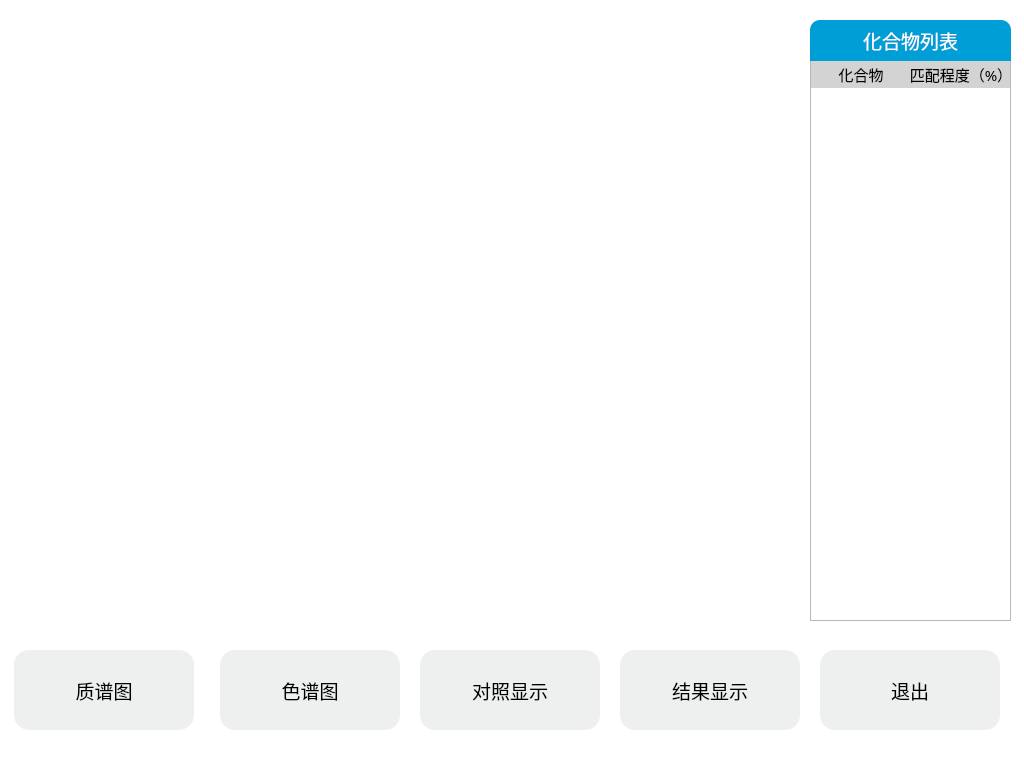
<?xml version="1.0" encoding="UTF-8"?>
<ui version="4.0">
 <class>NormalUI_ExperimentResult</class>
 <widget class="QWidget" name="NormalUI_ExperimentResult">
  <property name="geometry">
   <rect>
    <x>0</x>
    <y>0</y>
    <width>1024</width>
    <height>768</height>
   </rect>
  </property>
  <property name="windowTitle">
   <string>Form</string>
  </property>
  <property name="styleSheet">
   <string notr="true">#NormalUI_ExperimentResult
{
background-color: rgb(255, 255, 255);
}
</string>
  </property>
  <widget class="QPushButton" name="pushButton_4">
   <property name="geometry">
    <rect>
     <x>620</x>
     <y>650</y>
     <width>180</width>
     <height>80</height>
    </rect>
   </property>
   <property name="font">
    <font>
     <family>苹方 常规</family>
     <pointsize>14</pointsize>
    </font>
   </property>
   <property name="styleSheet">
    <string notr="true">QPushButton{
/*按钮无任何操作时*/ 
/*背景色*/
	background-color: rgb(238, 239, 239);
	color: rgb(0, 0, 0);
border-radius:15px;
  
}
QPushButton:hover
{ /*鼠标悬停在按钮上时*/   

}
 QPushButton:pressed
{ /*按钮被按下时*/   
  background-color:rgb(0, 158, 214);
	color: rgb(255, 255, 255);
}
QPushButton:checked
{
 background-color:rgb(0, 158, 214);
	color: rgb(255, 255, 255);

}
</string>
   </property>
   <property name="text">
    <string>结果显示</string>
   </property>
  </widget>
  <widget class="QPushButton" name="Compare">
   <property name="geometry">
    <rect>
     <x>420</x>
     <y>650</y>
     <width>180</width>
     <height>80</height>
    </rect>
   </property>
   <property name="font">
    <font>
     <family>苹方 常规</family>
     <pointsize>14</pointsize>
    </font>
   </property>
   <property name="styleSheet">
    <string notr="true">QPushButton{
/*按钮无任何操作时*/ 
/*背景色*/
	background-color: rgb(238, 239, 239);
	color: rgb(0, 0, 0);
border-radius:15px;
  
}
QPushButton:hover
{ /*鼠标悬停在按钮上时*/   

}
 QPushButton:pressed
{ /*按钮被按下时*/   
  background-color:rgb(0, 158, 214);
	color: rgb(255, 255, 255);
}
QPushButton:checked
{
 background-color:rgb(0, 158, 214);
	color: rgb(255, 255, 255);

}
</string>
   </property>
   <property name="text">
    <string>对照显示</string>
   </property>
  </widget>
  <widget class="QPushButton" name="MS">
   <property name="geometry">
    <rect>
     <x>14</x>
     <y>650</y>
     <width>180</width>
     <height>80</height>
    </rect>
   </property>
   <property name="font">
    <font>
     <family>苹方 常规</family>
     <pointsize>14</pointsize>
    </font>
   </property>
   <property name="styleSheet">
    <string notr="true">QPushButton{
/*按钮无任何操作时*/ 
/*背景色*/
	background-color: rgb(238, 239, 239);
	color: rgb(0, 0, 0);
border-radius:15px;
  
}
QPushButton:hover
{ /*鼠标悬停在按钮上时*/   

}
 QPushButton:pressed
{ /*按钮被按下时*/   
  background-color:rgb(0, 158, 214);
	color: rgb(255, 255, 255);
}
QPushButton:checked
{
 background-color:rgb(0, 158, 214);
	color: rgb(255, 255, 255);

}
</string>
   </property>
   <property name="text">
    <string>质谱图</string>
   </property>
  </widget>
  <widget class="QPushButton" name="CS">
   <property name="geometry">
    <rect>
     <x>220</x>
     <y>650</y>
     <width>180</width>
     <height>80</height>
    </rect>
   </property>
   <property name="font">
    <font>
     <family>苹方 常规</family>
     <pointsize>14</pointsize>
    </font>
   </property>
   <property name="styleSheet">
    <string notr="true">QPushButton{
/*按钮无任何操作时*/ 
/*背景色*/
	background-color: rgb(238, 239, 239);
	color: rgb(0, 0, 0);
border-radius:15px;
  
}
QPushButton:hover
{ /*鼠标悬停在按钮上时*/   

}
 QPushButton:pressed
{ /*按钮被按下时*/   
  background-color:rgb(0, 158, 214);
	color: rgb(255, 255, 255);
}
QPushButton:checked
{
 background-color:rgb(0, 158, 214);
	color: rgb(255, 255, 255);

}
</string>
   </property>
   <property name="text">
    <string>色谱图</string>
   </property>
  </widget>
  <widget class="QPushButton" name="pushButton_5">
   <property name="geometry">
    <rect>
     <x>820</x>
     <y>650</y>
     <width>180</width>
     <height>80</height>
    </rect>
   </property>
   <property name="font">
    <font>
     <family>苹方 常规</family>
     <pointsize>14</pointsize>
    </font>
   </property>
   <property name="styleSheet">
    <string notr="true">QPushButton{
/*按钮无任何操作时*/ 
/*背景色*/
	background-color: rgb(238, 239, 239);
	color: rgb(0, 0, 0);
border-radius:15px;
  
}
QPushButton:hover
{ /*鼠标悬停在按钮上时*/   

}
 QPushButton:pressed
{ /*按钮被按下时*/   
  background-color:rgb(0, 158, 214);
	color: rgb(255, 255, 255);
}
QPushButton:checked
{
 background-color:rgb(0, 158, 214);
	color: rgb(255, 255, 255);

}
</string>
   </property>
   <property name="text">
    <string>退出</string>
   </property>
  </widget>
  <widget class="QTableWidget" name="tableWidget">
   <property name="geometry">
    <rect>
     <x>810</x>
     <y>60</y>
     <width>201</width>
     <height>561</height>
    </rect>
   </property>
   <property name="styleSheet">
    <string notr="true">QHeaderView::section
{
background-color: rgb(212, 211, 211);	
border-color: rgb(212, 211, 211);
border:0.4px solid;


}
QTableWidget::item::selected      
{



    color:rgb(255, 255, 255)   ;                    
    background: rgb(0, 158, 214);

       
}
</string>
   </property>
   <property name="horizontalScrollBarPolicy">
    <enum>Qt::ScrollBarAlwaysOff</enum>
   </property>
   <attribute name="verticalHeaderVisible">
    <bool>false</bool>
   </attribute>
   <attribute name="verticalHeaderHighlightSections">
    <bool>true</bool>
   </attribute>
   <column>
    <property name="text">
     <string>化合物</string>
    </property>
    <property name="font">
     <font>
      <family>苹方 常规</family>
      <pointsize>11</pointsize>
     </font>
    </property>
   </column>
   <column>
    <property name="text">
     <string>匹配程度（%）</string>
    </property>
    <property name="font">
     <font>
      <family>苹方 常规</family>
      <pointsize>11</pointsize>
     </font>
    </property>
   </column>
  </widget>
  <widget class="QLabel" name="label_9">
   <property name="geometry">
    <rect>
     <x>810</x>
     <y>20</y>
     <width>201</width>
     <height>41</height>
    </rect>
   </property>
   <property name="font">
    <font>
     <family>苹方 常规</family>
     <pointsize>14</pointsize>
    </font>
   </property>
   <property name="styleSheet">
    <string notr="true">  background-color:rgb(0, 158, 214);
	color: rgb(255, 255, 255);;
border-top-left-radius:10px; 
border-top-right-radius :10px;

</string>
   </property>
   <property name="text">
    <string>化合物列表</string>
   </property>
   <property name="alignment">
    <set>Qt::AlignCenter</set>
   </property>
  </widget>
 </widget>
 <resources/>
 <connections/>
</ui>
